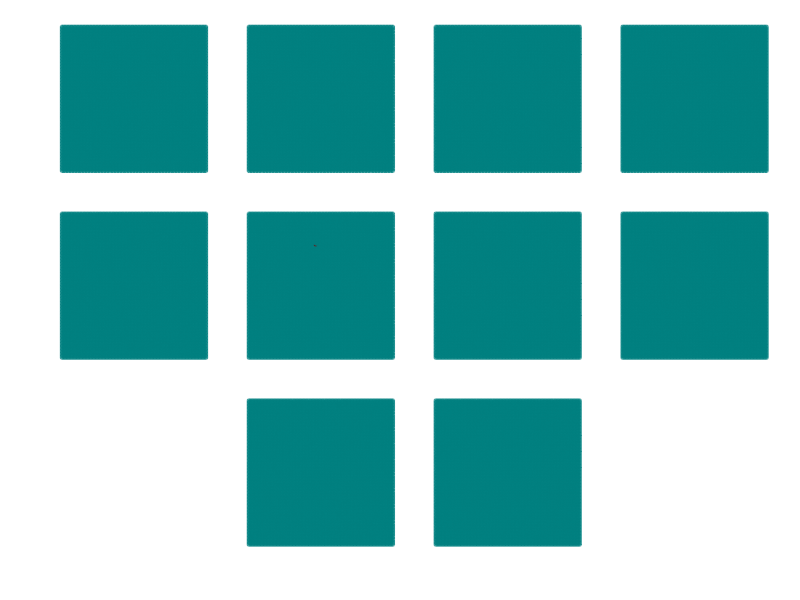
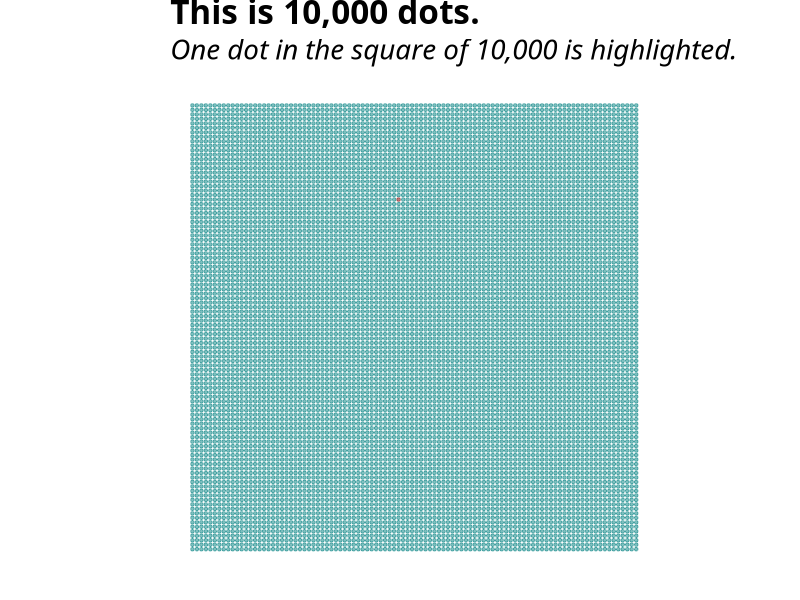
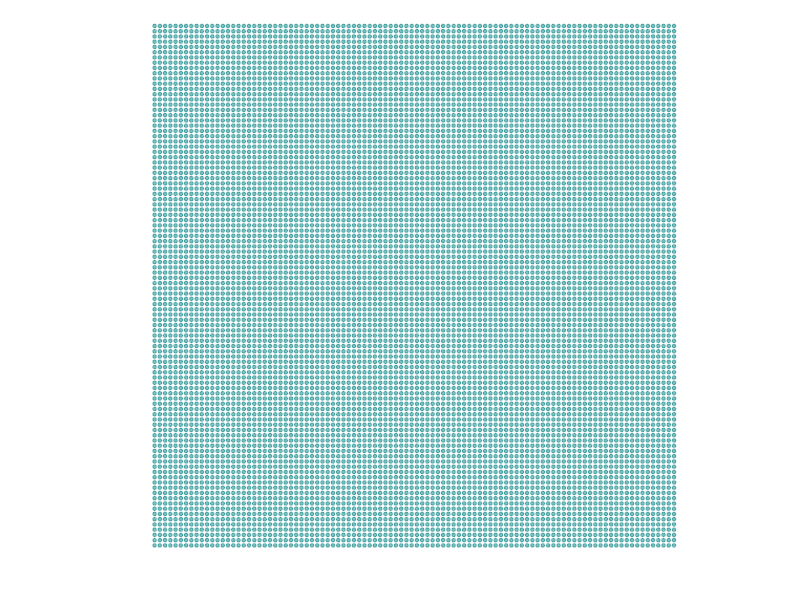
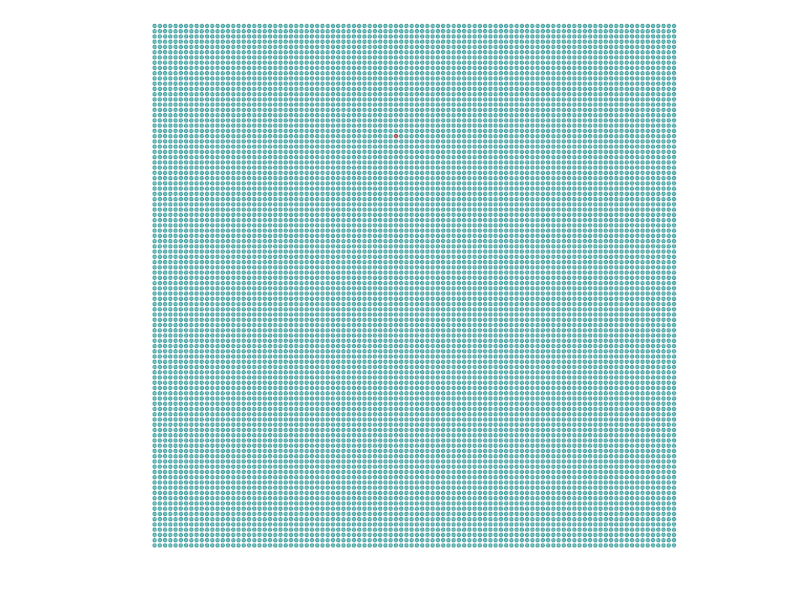

Here is the R script that generated these plots, in order:
## Packages and themes
# First, I install the packages we need
library(tidyverse)
library(patchwork)

# Next, I set the plotting theme
theme_clean3 <- theme_clean2 <- theme_bw(base_family="Gill Sans Nova") + 
  theme(legend.position = "top",
        legend.title = element_text(size = 16),
        legend.text = element_text(size = 16),
        axis.text = element_text(size = 16),
        axis.title = element_text(size = 16),
        plot.title = element_text(size = 24, face = "bold"),
        plot.subtitle = element_text(size = 20, face = "italic", margin = margin(b=12)),
        plot.caption = element_text(size = 14),
        plot.margin = unit(c(.5,.5,.5,.5), "cm"),
        panel.grid.major = element_blank(),
        panel.grid.minor = element_blank(),
        panel.border = element_blank())
theme_set(theme_clean2)

## Create the graphs
# I produce a grid of 10,000 dots
ten_thousand_df <- expand.grid(x = 1:100, y = 1:100) %>%
  as_tibble()

# We produce two sets of graphs, one with a highlighted dot
ten_thousand_gg <- ten_thousand_df %>%
  ggplot(aes(x = x, y = y)) +
  geom_point(colour = "#008080",
             alpha = 0.5,
             size = 0.9) +
  labs(x = "", y = "") +
  theme(axis.text = element_blank(),
        axis.ticks = element_blank(),
        plot.margin = margin(0,0,0,0, unit = "pt")) +
  coord_fixed()

ten_thousand_one_gg <- ten_thousand_df %>%
  ggplot(aes(x = x, y = y)) +
  geom_point(aes(colour = stat(x == 47 & y == 79)),
             alpha = 0.5,
             size = 0.9) +
  scale_colour_manual(values = c("#008080", "#800000")) +
  labs(x = "", y = "") +
  theme(axis.text = element_blank(),
        axis.ticks = element_blank(),
        plot.margin = margin(0,0,0,0, unit = "pt"),
        legend.position = "none") +
  coord_fixed()
  
# We can then produce one graph of 10,000 dots with labels
ten_thousand_dots_gg <- ten_thousand_one_gg +
  labs(title = "This is 10,000 dots.",
       subtitle = "One dot in the square of 10,000 is highlighted.")

# This is an empty plot of the same size
empty_gg <- ten_thousand_df %>%
  ggplot(aes(x = x, y = y)) +
  geom_point(alpha = 0,
             size = 0.9) +
  labs(x = "", y = "") +
  theme(axis.text = element_blank(),
        axis.ticks = element_blank(),
        plot.margin = margin(0,0,0,0, unit = "pt")) +
  coord_fixed()

# Using patchwork, we stitch together these plots
one_hundred_thousand_dots_gg <-
  (ten_thousand_gg|ten_thousand_gg|ten_thousand_gg|ten_thousand_gg)/
  (ten_thousand_gg|ten_thousand_one_gg|ten_thousand_gg|ten_thousand_gg)/
  (empty_gg|ten_thousand_gg|ten_thousand_gg|empty_gg)